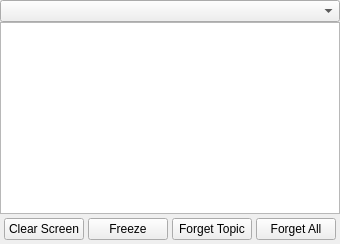
<?xml version="1.0" encoding="UTF-8"?>
<ui version="4.0">
 <class>WhisperPeers</class>
   <widget class="QWidget" name="whisperPeersWidget">
    <layout class="QVBoxLayout" name="whisperPeersLayout">
     <property name="spacing">
      <number>0</number>
     </property>
     <property name="leftMargin">
      <number>0</number>
     </property>
     <property name="topMargin">
      <number>0</number>
     </property>
     <property name="rightMargin">
      <number>0</number>
     </property>
     <property name="bottomMargin">
      <number>0</number>
     </property>
     <item>
      <widget class="QComboBox" name="topics">
       <property name="editable">
        <bool>false</bool>
       </property>
      </widget>
     </item>
     <item>
      <widget class="QListWidget" name="whispers">
       <property name="frameShape">
        <enum>QFrame::StyledPanel</enum>
       </property>
      </widget>
     </item>
      <item>
       <widget class="QWidget" name="whisperPeersWidget2">
        <layout class="QHBoxLayout" name="whisperPeersLayout2">
          <property name="spacing">
            <number>4</number>
          </property>
          <property name="leftMargin">
            <number>4</number>
          </property>
          <property name="topMargin">
            <number>4</number>
          </property>
          <property name="rightMargin">
            <number>4</number>
          </property>
          <property name="bottomMargin">
            <number>4</number>
          </property>
          <item>
            <widget class="QPushButton" name="clear">
              <property name="text">
                <string>Clear Screen</string>
              </property>
            </widget>
          </item>
          <item>
            <widget class="QPushButton" name="stop">
              <property name="text">
                <string>Freeze</string>
              </property>
            </widget>
          </item>
          <item>
            <widget class="QPushButton" name="forgetCurrent">
              <property name="text">
                <string>Forget Topic</string>
              </property>
            </widget>
          </item>
          <item>
            <widget class="QPushButton" name="forgetAll">
              <property name="text">
                <string>Forget All</string>
              </property>
            </widget>
          </item>
        </layout>
       </widget>
      </item>
    </layout>
   </widget>
 <resources/>
 <connections/>
</ui>
